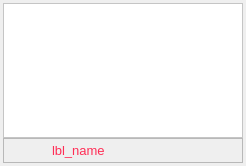
<?xml version="1.0" encoding="UTF-8"?>
<ui version="4.0">
 <class>camera_item</class>
 <widget class="QWidget" name="camera_item">
  <property name="geometry">
   <rect>
    <x>0</x>
    <y>0</y>
    <width>246</width>
    <height>166</height>
   </rect>
  </property>
  <property name="sizePolicy">
   <sizepolicy hsizetype="Fixed" vsizetype="Fixed">
    <horstretch>0</horstretch>
    <verstretch>0</verstretch>
   </sizepolicy>
  </property>
  <property name="minimumSize">
   <size>
    <width>240</width>
    <height>160</height>
   </size>
  </property>
  <property name="baseSize">
   <size>
    <width>0</width>
    <height>0</height>
   </size>
  </property>
  <property name="windowTitle">
   <string>Form</string>
  </property>
  <property name="styleSheet">
   <string notr="true"/>
  </property>
  <layout class="QVBoxLayout" name="verticalLayout">
   <property name="spacing">
    <number>0</number>
   </property>
   <property name="leftMargin">
    <number>3</number>
   </property>
   <property name="topMargin">
    <number>3</number>
   </property>
   <property name="rightMargin">
    <number>3</number>
   </property>
   <property name="bottomMargin">
    <number>3</number>
   </property>
   <item>
    <widget class="QFrame" name="video_frame">
     <property name="enabled">
      <bool>true</bool>
     </property>
     <property name="sizePolicy">
      <sizepolicy hsizetype="Fixed" vsizetype="Fixed">
       <horstretch>0</horstretch>
       <verstretch>0</verstretch>
      </sizepolicy>
     </property>
     <property name="minimumSize">
      <size>
       <width>240</width>
       <height>135</height>
      </size>
     </property>
     <property name="maximumSize">
      <size>
       <width>240</width>
       <height>135</height>
      </size>
     </property>
     <property name="sizeIncrement">
      <size>
       <width>0</width>
       <height>0</height>
      </size>
     </property>
     <property name="baseSize">
      <size>
       <width>0</width>
       <height>0</height>
      </size>
     </property>
     <property name="styleSheet">
      <string notr="true">background-color:#fff</string>
     </property>
     <property name="frameShape">
      <enum>QFrame::StyledPanel</enum>
     </property>
     <property name="frameShadow">
      <enum>QFrame::Sunken</enum>
     </property>
     <layout class="QHBoxLayout" name="horizontalLayout_3">
      <property name="spacing">
       <number>0</number>
      </property>
      <property name="leftMargin">
       <number>0</number>
      </property>
      <property name="topMargin">
       <number>0</number>
      </property>
      <property name="rightMargin">
       <number>0</number>
      </property>
      <property name="bottomMargin">
       <number>0</number>
      </property>
      <item>
       <layout class="QVBoxLayout" name="video_holder">
        <property name="spacing">
         <number>0</number>
        </property>
        <property name="sizeConstraint">
         <enum>QLayout::SetFixedSize</enum>
        </property>
       </layout>
      </item>
     </layout>
    </widget>
   </item>
   <item>
    <widget class="QFrame" name="add_cam_frame">
     <property name="sizePolicy">
      <sizepolicy hsizetype="Preferred" vsizetype="Fixed">
       <horstretch>0</horstretch>
       <verstretch>0</verstretch>
      </sizepolicy>
     </property>
     <property name="minimumSize">
      <size>
       <width>0</width>
       <height>25</height>
      </size>
     </property>
     <property name="styleSheet">
      <string notr="true">bac</string>
     </property>
     <property name="frameShape">
      <enum>QFrame::StyledPanel</enum>
     </property>
     <property name="frameShadow">
      <enum>QFrame::Sunken</enum>
     </property>
     <layout class="QHBoxLayout" name="horizontalLayout">
      <property name="spacing">
       <number>5</number>
      </property>
      <property name="leftMargin">
       <number>0</number>
      </property>
      <property name="topMargin">
       <number>0</number>
      </property>
      <property name="rightMargin">
       <number>0</number>
      </property>
      <property name="bottomMargin">
       <number>0</number>
      </property>
      <item>
       <widget class="QPushButton" name="btn_play_pause">
        <property name="sizePolicy">
         <sizepolicy hsizetype="Fixed" vsizetype="Fixed">
          <horstretch>0</horstretch>
          <verstretch>0</verstretch>
         </sizepolicy>
        </property>
        <property name="minimumSize">
         <size>
          <width>16</width>
          <height>16</height>
         </size>
        </property>
        <property name="font">
         <font>
          <family>Arial</family>
          <pointsize>10</pointsize>
         </font>
        </property>
        <property name="toolTip">
         <string>&lt;html&gt;&lt;head/&gt;&lt;body&gt;&lt;p&gt;Play&lt;/p&gt;&lt;/body&gt;&lt;/html&gt;</string>
        </property>
        <property name="styleSheet">
         <string notr="true"/>
        </property>
        <property name="text">
         <string/>
        </property>
        <property name="icon">
         <iconset>
          <normaloff>../icons/play-b.png</normaloff>../icons/play-b.png</iconset>
        </property>
        <property name="flat">
         <bool>true</bool>
        </property>
       </widget>
      </item>
      <item>
       <widget class="QLabel" name="lbl_name">
        <property name="sizePolicy">
         <sizepolicy hsizetype="Preferred" vsizetype="Fixed">
          <horstretch>0</horstretch>
          <verstretch>0</verstretch>
         </sizepolicy>
        </property>
        <property name="minimumSize">
         <size>
          <width>0</width>
          <height>0</height>
         </size>
        </property>
        <property name="sizeIncrement">
         <size>
          <width>0</width>
          <height>0</height>
         </size>
        </property>
        <property name="font">
         <font>
          <family>Arial</family>
          <pointsize>10</pointsize>
         </font>
        </property>
        <property name="styleSheet">
         <string notr="true">color:#ff2d55
</string>
        </property>
        <property name="text">
         <string>lbl_name</string>
        </property>
       </widget>
      </item>
      <item>
       <widget class="QPushButton" name="btn_trash">
        <property name="sizePolicy">
         <sizepolicy hsizetype="Fixed" vsizetype="Fixed">
          <horstretch>0</horstretch>
          <verstretch>0</verstretch>
         </sizepolicy>
        </property>
        <property name="minimumSize">
         <size>
          <width>16</width>
          <height>16</height>
         </size>
        </property>
        <property name="font">
         <font>
          <family>Arial</family>
          <pointsize>10</pointsize>
         </font>
        </property>
        <property name="styleSheet">
         <string notr="true"/>
        </property>
        <property name="text">
         <string/>
        </property>
        <property name="icon">
         <iconset>
          <normaloff>../icons/trash-b.png</normaloff>../icons/trash-b.png</iconset>
        </property>
        <property name="iconSize">
         <size>
          <width>16</width>
          <height>16</height>
         </size>
        </property>
        <property name="flat">
         <bool>true</bool>
        </property>
       </widget>
      </item>
     </layout>
    </widget>
   </item>
  </layout>
 </widget>
 <resources/>
 <connections/>
</ui>
